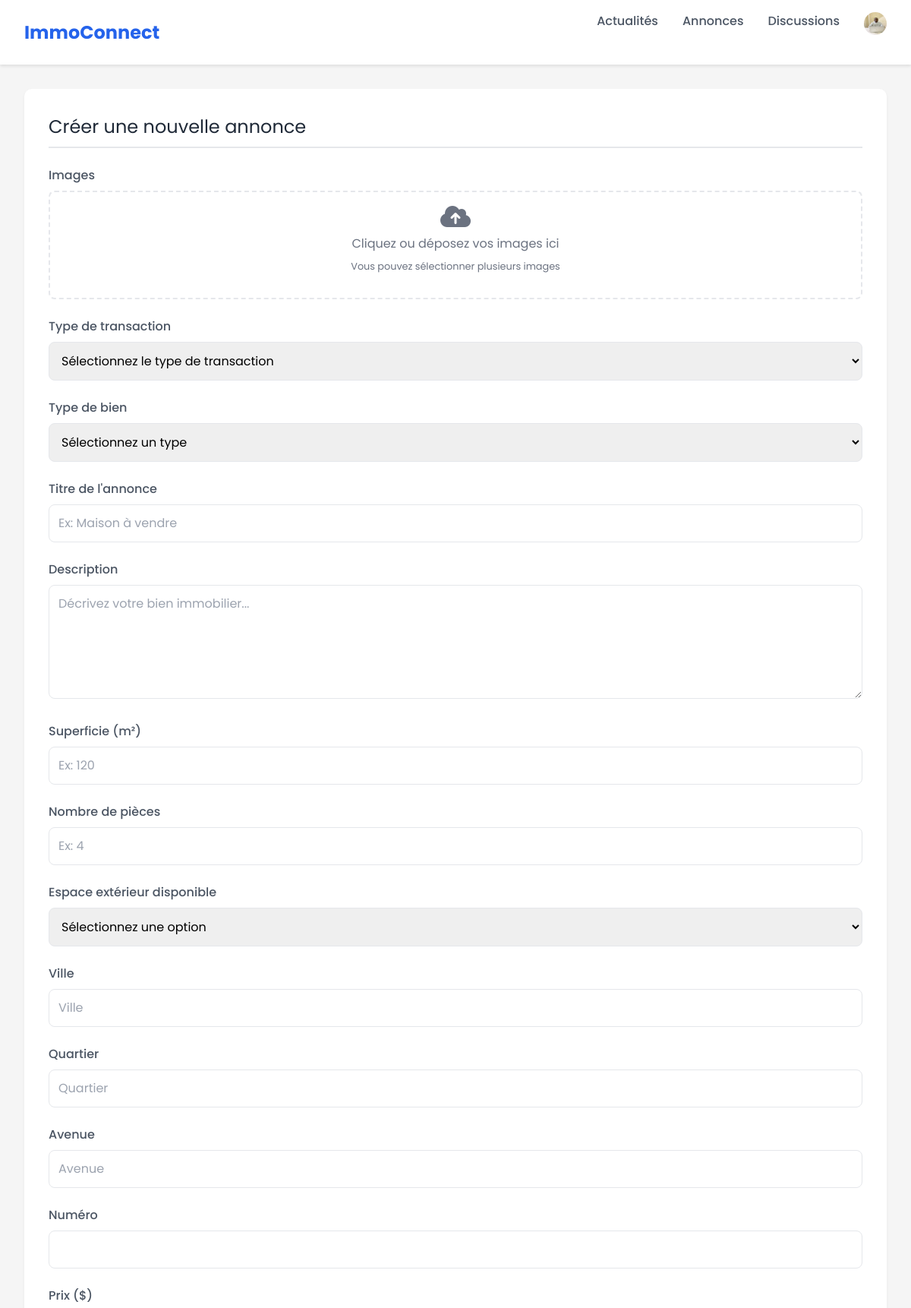
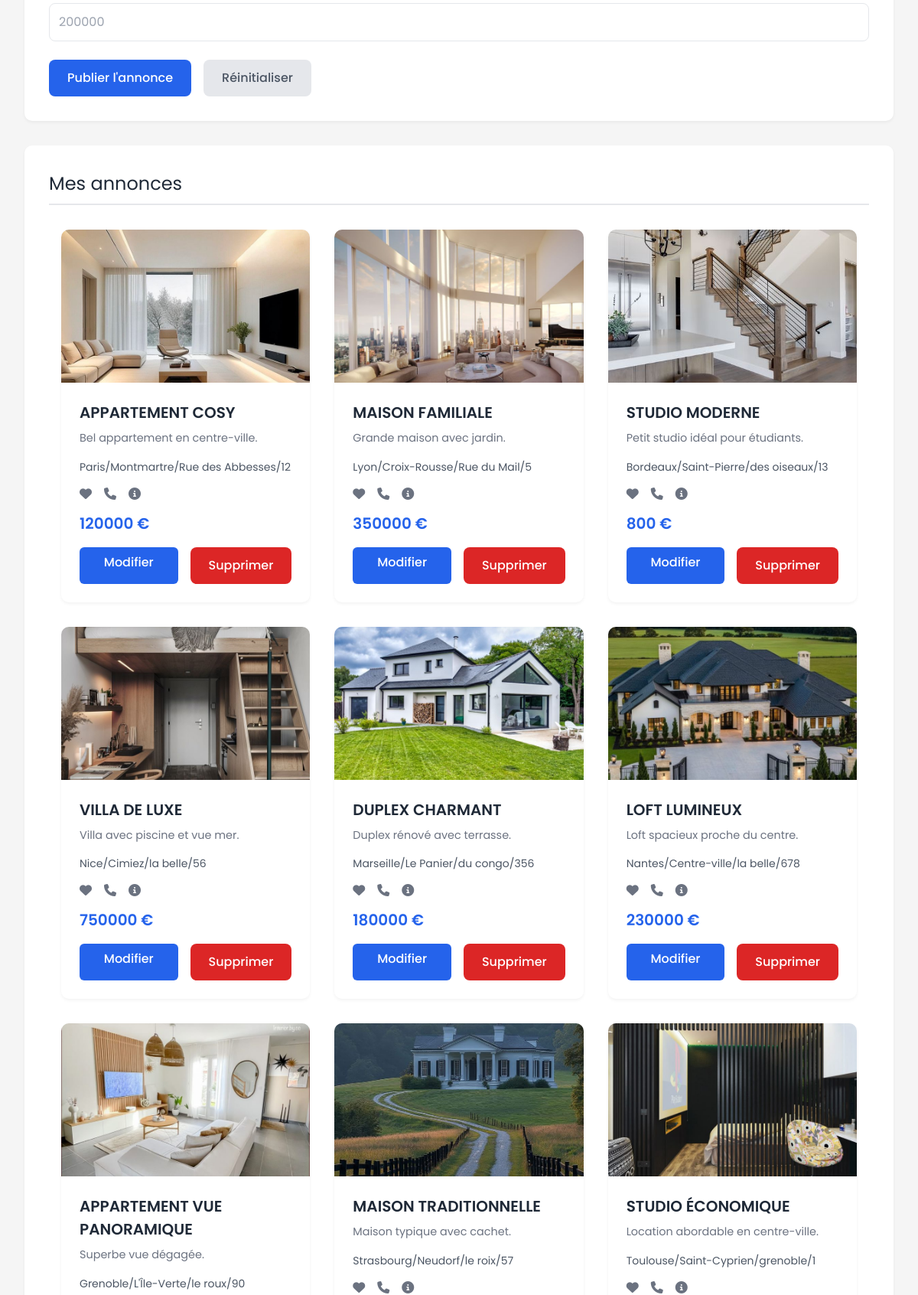
Screenshot of /listings/ (signed in, upper part) with the database file from the repository (2 pictures, top to bottom).
### authentification/models.py (models this page shows)
class User(AbstractUser):
    profile_photo = models.ImageField(blank=True, null=True, upload_to='profile_images/')
    phone_number = models.CharField(max_length=10, blank=True, null=True)

### hzone_app/models.py (models this page shows)
class Listing(models.Model):
    TRANSACTION_CHOICES = [
        ('vente', 'Vente'),
        ('location', 'Location'),
    ]
    PROPERTY_TYPE_CHOICES = [
        ('maison', 'Maison'),
        ('appartement', 'Appartement'),
        ('terrain', 'Terrain')
    ]
    OUTDOOR_CHOICES = [
        ('oui', 'Oui'),
        ('non', 'Non'),
    ]
    owner = models.ForeignKey(User, on_delete=models.CASCADE)
    transaction_type = models.CharField(max_length=20, choices=TRANSACTION_CHOICES)
    property_type = models.CharField(max_length=50, choices=PROPERTY_TYPE_CHOICES)
    title = models.fields.CharField(max_length=100)
    surface = models.DecimalField(max_digits=10, decimal_places=2)
    number_of_piece = models.IntegerField()
    outdoor_space = models.CharField(max_length=3, choices=OUTDOOR_CHOICES)
    city = models.CharField()
    district = models.CharField()
    street = models.CharField(blank=True, null=True)
    street_number = models.CharField()
    description = models.TextField()
    price = models.BigIntegerField()
    create_at = models.DateTimeField(auto_now_add=True)

class ListingImage(models.Model):
    listing = models.ForeignKey(Listing, on_delete=models.CASCADE, related_name='images')
    image = models.ImageField(upload_to='listing_images/')
    uploaded_at = models.DateTimeField(auto_now_add=True)

### hzone_app/views.py (the view, shortened to what this page needs)
# urls.py: path("listings/", hzone_app.views.listings, name="listings"),
@login_required
def listings(request):
    listings = Listing.objects.filter(owner=request.user).order_by('-create_at')
    context = {
        'listings': listings
    }
    return render(request, 'hzone_app/listings.html', context)

### hzone_app/templates/hzone_app/listings.html (shortened to what this page needs)
{% extends 'hzone/app_base.html' %}
{% block content %}
{% load static %}
<main class="main-content">
    <section class="crud-section">
        <h2 class="section-title">Créer une nouvelle annonce</h2>
        <form method="post" enctype="multipart/form-data" id="annonceForm">
            <div class="form-group">
                <label class="form-label">Images</label>
                <div class="image-preview" id="imagePreview">
                    <div class="upload-icon">
                        <i class="fas fa-cloud-upload-alt"></i>
                        <span>Cliquez ou déposez vos images ici</span>
                        <small>Vous pouvez sélectionner plusieurs images</small>
                    </div>
                </div>
            </div>
            <div class="form-group">
                <label class="form-label" for="transactionType">Type de transaction</label>
                <select id="transactionType" class="form-input" required name="transactionType">
                    <option value="">Sélectionnez le type de transaction</option>
                </select>
            </div>
            <div class="form-group">
                <label class="form-label" for="type">Type de bien</label>
                <select id="type" class="form-input" required name="propertyType">
                    <option value="">Sélectionnez un type</option>
                </select>
            </div>
            <div class="form-group">
                <label class="form-label" for="titre">Titre de l'annonce</label>
                <input type="text" id="titre" class="form-input" placeholder="Ex: Maison à vendre" name="title" required>
            </div>
            <div class="form-group">
                <label class="form-label" for="description">Description</label>
                <textarea id="description" class="form-input form-textarea" name="description" placeholder="Décrivez votre bien immobilier..." required></textarea>
            </div>
            <div class="form-group">
                <label class="form-label" for="superficie">Superficie (m²)</label>
                <input type="number" id="superficie" class="form-input" name="surface" placeholder="Ex: 120" required>
            </div>
            <div class="form-group">
                <label class="form-label" for="nombrePieces">Nombre de pièces</label>
                <input type="number" id="nombrePieces" class="form-input" placeholder="Ex: 4" required min="1" name="number_of_pieces">
            </div>
            <div class="form-group">
                <label class="form-label" for="espaceExterieur">Espace extérieur disponible</label>
                <select id="espaceExterieur" class="form-input" required name="outdoorSpace">
                    <option value="">Sélectionnez une option</option>
                </select>
            </div>
            <div class="form-group">
                <label class="form-label" for="ville">Ville</label>
                <input type="text" id="ville" class="form-input" placeholder="Ville" name="city" required>
            </div>
            <div class="form-group">
                <label class="form-label" for="quartier">Quartier</label>
                <input type="text" id="quartier" class="form-input" placeholder="Quartier" name="district" required>
            </div>
            <div class="form-group">
                <label class="form-label" for="avenue">Avenue</label>
                <input type="text" id="avenue" class="form-input" placeholder="Avenue" name="street" required>
            </div>
            <div class="form-group">
                <label class="form-label" for="numero">Numéro</label>
                <input type="number" id="" class="form-input" placeholder="" required name="streetNumber">
            </div>
            <div class="form-group">
                <label class="form-label" for="prix">Prix ($)</label>
                <input type="number" id="prix" class="form-input" placeholder="200000" name="price" required>
            </div>
            <div class="button-group">
                <button type="submit" class="btn btn-primary">Publier l'annonce</button>
                <button type="reset" class="btn btn-secondary">Réinitialiser</button>
            </div>
        </form>
    </section>
    <section class="crud-section">
        <h2 class="section-title">Mes annonces</h2>
        <div class="annonces-list">
            <div class="listings">
                {% if listings %}
                {% for listing in listings %}
                    <div class="listing-card">
                        {% if listing.images.first %}
                            <img src="{{ listing.images.first.image.url }}" alt="{{ listing.title }}" class="listing-image">
                        {% else %}
                            <img src="{% static 'hzone_app/images/default.png' %}" alt="{{ listing.title }}" class="listing-image">
                        {% endif %}
                        <div class="listing-content">
                            <h2 class="listing-title">{{ listing.title|upper }}</h2>
                            <p class="listing-description">{{ listing.description }}</p>
                            <p class="listing-location">{{ listing.city }}/{{ listing.district }}/{{ listing.street }}/{{ listing.street_number }}</p>
                            <div class="listing-icons">
                                <i class="fas fa-heart favorite {% if listing in user.favorites.all %}active{% endif %}"></i>
                                <i class="fas fa-phone"></i>
                                <i class="fas fa-info-circle"></i>
                            </div>
                            <p class="listing-price">{{ listing.price }} €</p>
                            <div class="listing-actions">
                                <a href="{% url 'listing_update' listing.id %}" class="action-button primary-button" style="text-align: center; text-decoration: none;">Modifier</a>
                                <form action="{% url 'listing_delete' listing.id %}" class="delete-form" method="post">
                                    <button type="submit" class="btn btn-danger">Supprimer</button>
                                </form>
                            </div>
                        </div>
                        </div>
            {% endfor %}
            {% else %}
                <p>Aucune annonce trouvée.</p>
            {% endif %}
            </div>
        </div>
    </section>
</main>
{% endblock %}

### hzone/templates/hzone/app_base.html (shortened to what this page needs)
{% load static %}
<!DOCTYPE html>
<html lang="fr">
<head>
    <link rel="stylesheet" href="https://cdnjs.cloudflare.com/ajax/libs/font-awesome/6.4.0/css/all.min.css">
    <link rel="stylesheet" href="{% static 'hzone_app/css/styles.css' %}">
    <link rel="stylesheet" href="https://cdnjs.cloudflare.com/ajax/libs/font-awesome/6.4.0/css/all.min.css">
    <script src="https://cdn.tailwindcss.com"></script>
</head>
<body>
    <nav class="navbar">
        <div class="nav-content">
            <a href="{% url 'home' %}" class="logo">ImmoConnect</a>
            <div class="nav-links">
                <a href="{% url 'home' %}">Actualités</a>
                <a href="{% url 'listings' %}">Annonces</a>
                <a href="{% url 'list_discussions' %}">Discussions</a>
                <form method="post" action="{% url 'logout' %}">
                    {% if request.user.profile_photo %}
                        <button type="submit" style="border: none; background-color: transparent; cursor: pointer;"><img src="{{ request.user.profile_photo.url }}" alt="Photo de profil" class="profile-photo"></button>
                    {% else %}
                        <button type="submit" class="btn btn-danger">Logout</button>
                    {% endif %}
                </form>
            </div>
        </div>
    </nav>
    {% block content %}
    {% endblock %}
</body>
</html>

### hzone_app/static/hzone_app/css/styles.css (style rules this page uses)
:root { --first : #FFD600; --second : #DC0914; --third : #6E6E6E; --fourth : #BEBEBE; --fifth : #570307; }
* { margin:0; padding:0; box-sizing: border-box; font-family: 'Poppins', sans-serif; }
body { background-color: #f5f5f5; }
.navbar { background-color: white; padding: 1rem 2rem; box-shadow: 0 2px 4px rgba(0,0,0,0.1); position: sticky; top: 0; z-index: 1000; animation: slideIn 0.5s ease-out; }
.nav-content { max-width: 1200px; margin: 0 auto; display: flex; justify-content: space-between; align-items: center; position: relative; }
.logo { color: #2563eb; font-size: 1.5rem; font-weight: 700; text-decoration: none; transition: transform 0.3s ease; }
.nav-links { display: flex; gap: 2rem; }
.nav-links a { text-decoration: none; color: #4b5563; font-weight: 500; transition: all 0.3s ease; position: relative; }
.nav-links a::after { content: ''; position: absolute; width: 0; height: 2px; bottom: -4px; left: 0; background-color: #2563eb; transition: width 0.3s ease; }
select { margin: 0; padding: 0; }
.main-content { max-width: 1200px; margin: 2rem auto; padding: 0 2rem; animation: fadeIn 0.5s ease-out; }
.crud-section { background: white; border-radius: 10px; padding: 2rem; margin-bottom: 2rem; box-shadow: 0 2px 4px rgba(0,0,0,0.05); animation: scaleIn 0.5s ease-out; transition: transform 0.3s ease, box-shadow 0.3s ease; }
.section-title { color: #1f2937; font-size: 1.5rem; margin-bottom: 1.5rem; padding-bottom: 0.5rem; border-bottom: 2px solid #e5e7eb; }
.form-group { margin-bottom: 1.5rem; animation: fadeIn 0.5s ease-out; }
.form-label { display: block; margin-bottom: 0.5rem; color: #4b5563; font-weight: 500; }
.form-input { width: 100%; padding: 0.75rem; border: 1px solid #e5e7eb; border-radius: 8px; font-size: 1rem; transition: all 0.3s ease; }
.form-textarea { min-height: 150px; resize: vertical; }
.image-preview { width: 100%; border: 2px dashed #e5e7eb; border-radius: 8px; padding: 1rem; margin-bottom: 1rem; cursor: pointer; transition: all 0.3s ease; }
.upload-icon { display: flex; flex-direction: column; align-items: center; gap: 0.5rem; color: #6b7280; transition: transform 0.3s ease; }
.upload-icon i { font-size: 2rem; }
.button-group { display: flex; gap: 1rem; margin-top: 1rem; }
.btn { padding: 0.75rem 1.5rem; border: none; border-radius: 8px; font-weight: 500; cursor: pointer; transition: all 0.3s ease; text-decoration: none; text-align: center; display: inline-block; }
.btn-primary { background-color: #2563eb; color: white; }
.btn-secondary { background-color: #e5e7eb; color: #4b5563; }
.btn-danger { background-color: #dc2626; color: white; }
.annonces-list { margin-top: 2rem; }
.listings { max-width: 1200px; margin: 2rem auto; display: grid; grid-template-columns: repeat(auto-fill, minmax(300px, 1fr)); gap: 2rem; padding: 0 1rem; }
.listing-card { background: white; border-radius: 10px; overflow: hidden; box-shadow: 0 2px 4px rgba(0,0,0,0.05); transition: transform 0.3s; }
.listing-image { width: 100%; height: 200px; object-fit: cover; }
.listing-content { padding: 1.5rem; }
.listing-title { font-size: 1.25rem; font-weight: 600; color: #1f2937; margin-bottom: 0.5rem; }
.listing-description { color: #6b7280; margin-bottom: 1rem; font-size: 0.9rem; }
.listing-location { color: #4b5563; font-size: 0.875rem; margin-bottom: 1rem; }
.listing-price { color: #2563eb; font-weight: 600; font-size: 1.25rem; margin-bottom: 1rem; }
.listing-actions { display: flex; gap: 1rem; margin-top: 1rem; }
.action-button { flex: 1; padding: 0.5rem; border-radius: 6px; border: none; font-weight: 500; cursor: pointer; transition: background-color 0.3s; }
.primary-button { background-color: #2563eb; color: white; }
.listing-icons { display: flex; gap: 1rem; margin-bottom: 1rem; color: #6b7280; }
.favorite { cursor: pointer; transition: color 0.3s ease; }
.favorite { cursor: pointer; }
.profile-photo { width: 30px; height: 30px; overflow: hidden; border-radius: 50%; margin-bottom: 1rem; }

### rows the page displays
User: user.profile_photo (picture)
Listing: images.first.image (picture), title "APPARTEMENT COSY", description "Bel appartement en centre-ville.", city "Paris", district "Montmartre", street "Rue des Abbesses", street_number "12", price "120000"
Listing: images.first.image (picture), title "MAISON FAMILIALE", description "Grande maison avec jardin.", city "Lyon", district "Croix-Rousse", street "Rue du Mail", street_number "5", price "350000"
Listing: images.first.image (picture), title "STUDIO MODERNE", description "Petit studio idéal pour étudiants.", city "Bordeaux", district "Saint-Pierre", street "des oiseaux", street_number "13", price "800"
Listing: images.first.image (picture), title "VILLA DE LUXE", description "Villa avec piscine et vue mer.", city "Nice", district "Cimiez", street "la belle", street_number "56", price "750000"
Listing: images.first.image (picture), title "DUPLEX CHARMANT", description "Duplex rénové avec terrasse.", city "Marseille", district "Le Panier", street "du congo", street_number "356", price "180000"
Listing: images.first.image (picture), title "LOFT LUMINEUX", description "Loft spacieux proche du centre.", city "Nantes", district "Centre-ville", street "la belle", street_number "678", price "230000"
Listing: images.first.image (picture), title "APPARTEMENT VUE PANORAMIQUE", description "Superbe vue dégagée.", city "Grenoble", district "L'Île-Verte", street "le roux", street_number "90"
Listing: images.first.image (picture), title "MAISON TRADITIONNELLE", description "Maison typique avec cachet.", city "Strasbourg", district "Neudorf", street "le roix", street_number "57"
Listing: images.first.image (picture), title "STUDIO ÉCONOMIQUE", description "Location abordable en centre-ville.", city "Toulouse", district "Saint-Cyprien", street "grenoble", street_number "1"
